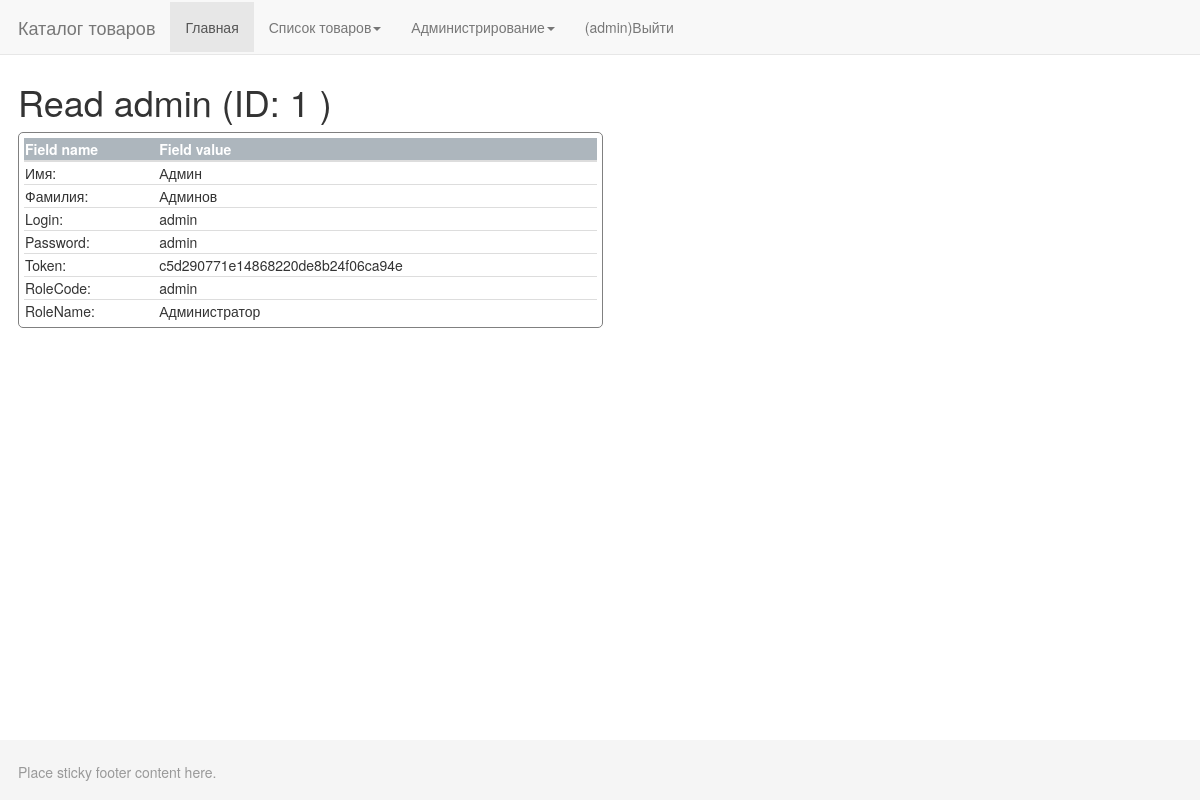
/?r=usermanagement/view&id=1 (signed in), run on the app's committed database.
### tables this page shows
CREATE TABLE `users` (
  `id` int(11) NOT NULL,
  `forename` varchar(32) NOT NULL,
  `surname` varchar(32) NOT NULL,
  `username` varchar(32) NOT NULL,
  `password` varchar(50) NOT NULL,
  `token` varchar(32) NOT NULL,
  `role_id` int(11) NOT NULL
);

CREATE TABLE `user_roles` (
  `id` int(11) NOT NULL,
  `role_code` varchar(50) NOT NULL,
  `role_name` varchar(100) NOT NULL
);

### application/core/View.php (called while the page is built, shortened)
<?php
class View {
    function generate($content_view, $template_view, $data = null) {
        include 'application/views/' . $template_view;
    }
}

### application/controllers/ControllerUsermanagement.php (called while the page is built, shortened)
<?php
class ControllerUsermanagement extends Controller
{
    function action_view($id)
    {
        $data = ModelUser::get_user_by_id($id);
        $errors = [];
        $this->view->generate('user_form' . DS . 'view.php', 'template_view.php', ['user' => $data, 'errors' => $errors]);
    }
}

### application/core/core.php (called while the page is built, shortened)
<?php
Route::start();

### index.php (called while the page is built, shortened)
<?php
include (SITE_PATH . DS . 'application' . DS . 'core' . DS . 'core.php');
?>

### application/classes/DataBase.php (called while the page is built, shortened)
<?php
class DataBase {
    static private $instance = null;
    static public function init($config) {
        if (self::$instance === null) {
            self::$instance = new PDO($config['dsn'], $config['user'], $config['password']);
        }
    }
    static public function getInstance() {
        return self::$instance;
    }
}

### application/core/Model.php (called while the page is built, shortened)
<?php
abstract class Model {
    protected static $db = null;
    protected static function getMySQLDb() {
        if (!static::$db) {
            static::$db = DataBase::getInstance();
        }
        return static::$db;
    }
}

### application/models/ModelUser.php (called while the page is built, shortened)
<?php
class ModelUser extends Model
{
    private $id = 0;
    private $forename;
    private $surname;
    private $username;
    private $password;
    private $token;
    private $role;
    public function __construct($forename = null, $surname = null, $username = null, $password = null, $token = null, $role = null)
    {
        $this->forename = $forename;
        $this->surname = $surname;
        $this->username = $username;
        $this->password = $password;
        $this->token = $token;
        $this->role = $role;
    }
    public function getId()
    {
        return $this->id;
    }
    public function setId($id)
    {
        $this->id = $id;
    }
    public function getForeName()
    {
        return $this->forename;
    }
    public function getSurName()
    {
        return $this->surname;
    }
    public function getUserName()
    {
        return $this->username;
    }
    public function getPassword()
    {
        return $this->password;
    }
    public function getToken()
    {
        return $this->token;
    }
    public function getRoleCode()
    {
        return $this->role['role_code'];
    }
    public function getRoleName()
    {
        return $this->role['role_name'];
    }
    static function get_user_by_id($id)
    {
        $row = self::getMySQLDb()->query("SELECT u.*, "
            . "ur.role_code, ur.role_name "
            . "FROM users u "
            . "JOIN user_roles ur"
            . " ON ur.id=u.role_id "
            . "WHERE u.id = {$id}")->fetch();
        if ($row) {
            $user = new self($row['forename'], $row['surname'], $row['username'], $row['password'], $row['token'], ['role_id' => $row['role_id'], 'role_code' => $row['role_code'], 'role_name' => $row['role_name']]);
            $user->setID($row['id']);
            return $user;
        }
        return NULL;
    }
}

### application/views/user_form/view.php (the view)
<h1> Read <?= $user->getUsername() ?> (ID: <?= $user->getID() ?> ) </h1>
<div class="formtable-div-block col-md-6">
    <table class="table">
        <thead>
        <tr>
            <th>Field name</th>
            <th>Field value</th>
        </tr>
        </thead>
        <tbody>
        <tr>
            <td> Имя:</td>
            <td><?= $user->getForename(); ?></td>
        </tr>
        <tr>
            <td> Фамилия:</td>
            <td><?= $user->getSurname(); ?></td>
        </tr>
        <tr>
            <td> Login:</td>
            <td><?= $user->getUsername(); ?></td>
        </tr>
        <tr>
            <td> Password:</td>
            <td><?= $user->getPassword(); ?></td>
        </tr>
        <tr>
            <td> Token:</td>
            <td><?= $user->getToken(); ?></td>
        </tr>
        <tr>
            <td> RoleCode:</td>
            <td><?= $user->getRoleCode(); ?></td>
        </tr>
        <tr>
            <td> RoleName:</td>
            <td><?= $user->getRoleName(); ?></td>
        </tr>
        </tbody>
    </table>
</div>

### css/style.css (style rules this page uses)
.table>thead>tr>th, .table>tbody>tr>th, .table>tfoot>tr>th, .table>thead>tr>td, .table>tbody>tr>td, .table>tfoot>tr>td { height : 5px; padding: 1px; }
table thead tr th { background-color: #adb6bd; color: white; }
.formtable-div-block { border : 1px solid grey; border-radius: 5px; padding :5px; }
.formtable-div-block table { margin-bottom: 0; }

### data on the page
users: username "admin", id "1", forename "Админ", surname "Админов", password "admin", token "c5d290771e14868220de8b24f06ca94e", user_roles.role_code "admin", user_roles.role_name "Администратор"

### other printed values
$_SESSION['user']['username'] "admin"
